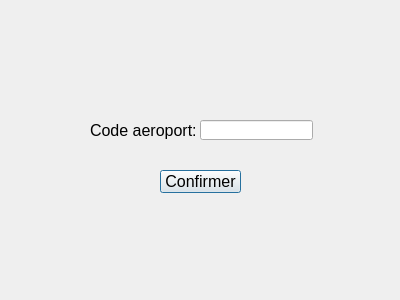
<?xml version="1.0" encoding="UTF-8"?>
<ui version="4.0">
 <class>AjouterAeroport</class>
 <widget class="QDialog" name="AjouterAeroport">
  <property name="geometry">
   <rect>
    <x>0</x>
    <y>0</y>
    <width>400</width>
    <height>300</height>
   </rect>
  </property>
  <property name="windowTitle">
   <string>AjouterAeroport</string>
  </property>
  <widget class="QLabel" name="label">
   <property name="geometry">
    <rect>
     <x>90</x>
     <y>120</y>
     <width>111</width>
     <height>21</height>
    </rect>
   </property>
   <property name="font">
    <font>
     <pointsize>12</pointsize>
    </font>
   </property>
   <property name="text">
    <string>Code aeroport:</string>
   </property>
  </widget>
  <widget class="QLineEdit" name="lineEditCodeAeroport">
   <property name="geometry">
    <rect>
     <x>200</x>
     <y>120</y>
     <width>113</width>
     <height>20</height>
    </rect>
   </property>
   <property name="font">
    <font>
     <pointsize>10</pointsize>
    </font>
   </property>
   <property name="text">
    <string/>
   </property>
   <property name="maxLength">
    <number>3</number>
   </property>
  </widget>
  <widget class="QPushButton" name="pushButtonConfirmer">
   <property name="geometry">
    <rect>
     <x>160</x>
     <y>170</y>
     <width>81</width>
     <height>23</height>
    </rect>
   </property>
   <property name="font">
    <font>
     <pointsize>12</pointsize>
    </font>
   </property>
   <property name="text">
    <string>Confirmer</string>
   </property>
  </widget>
 </widget>
 <resources/>
 <connections>
  <connection>
   <sender>pushButtonConfirmer</sender>
   <signal>clicked()</signal>
   <receiver>AjouterAeroport</receiver>
   <slot>slotAjouterAeroport()</slot>
   <hints>
    <hint type="sourcelabel">
     <x>207</x>
     <y>181</y>
    </hint>
    <hint type="destinationlabel">
     <x>199</x>
     <y>149</y>
    </hint>
   </hints>
  </connection>
 </connections>
 <slots>
  <slot>slotAjouterAeroport()</slot>
 </slots>
</ui>
